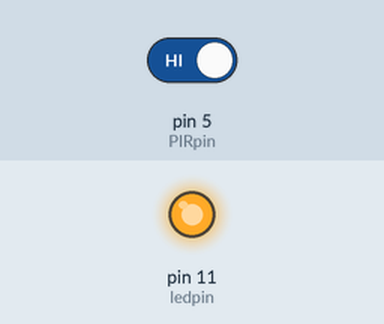
The sketch below on a simulated Arduino Uno, built with avr-gcc and run on an emulated ATmega328P. Parts: output pins drawn as LEDs (lit = HIGH). The test bench sets the inputs (shaded band); at power-on: pin 5 (PIRpin) HIGH.

Above: at 1.2 s.
1.3 s: pin 5 (PIRpin) driven LOW
At 2.2 s:
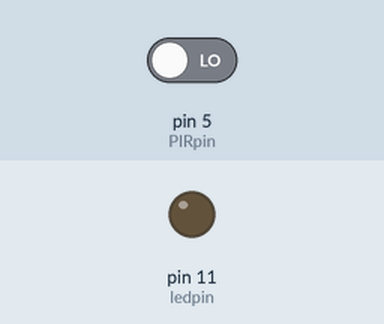
2.8 s: pin 5 (PIRpin) driven HIGH
At 3.4 s:
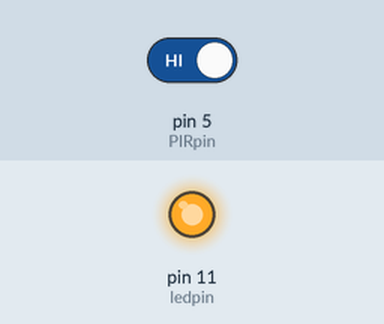
Timing chart, 0 to 5.8 s (numbered marks = the images above; inputs shaded):
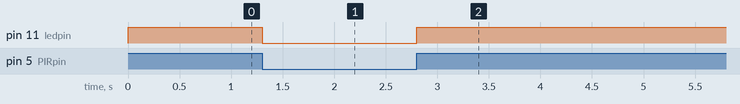

The sketch:

Lesson_15_Intrusion_Detection_based_on_the_PIR.ino
```cpp
/***********************************************************
File name: Lesson_15_Intrusion_Detection_based_on_the_PIR.ino
Description: The LED will be turned on when the motion has been detected.
Website: www.uctronics.com
E-mail: sales@uctronics.com
Author: Lee
Date: 2017/01/16
***********************************************************/

int ledpin=11;           //Set the digital 11 to LED
int PIRpin=5;           //Set the digital 5 to PIR
void setup() {
  // put your setup code here, to run once:
  pinMode( ledpin,OUTPUT);     //initialize the  led pin as output
  pinMode( PIRpin,INPUT);     //initialize the  PIR pin as input
}

void loop()
{
  // put your main code here, to run repeatedly:
  if(digitalRead(PIRpin)==LOW)
  {
    digitalWrite(ledpin,LOW);
  }else
  {
    digitalWrite(ledpin,HIGH);
  }
}
```

Measured:
- after the input at 1.3 s, pin 11 (ledpin): HIGH → LOW at once
- after the input at 2.8 s, pin 11 (ledpin): LOW → HIGH at once
